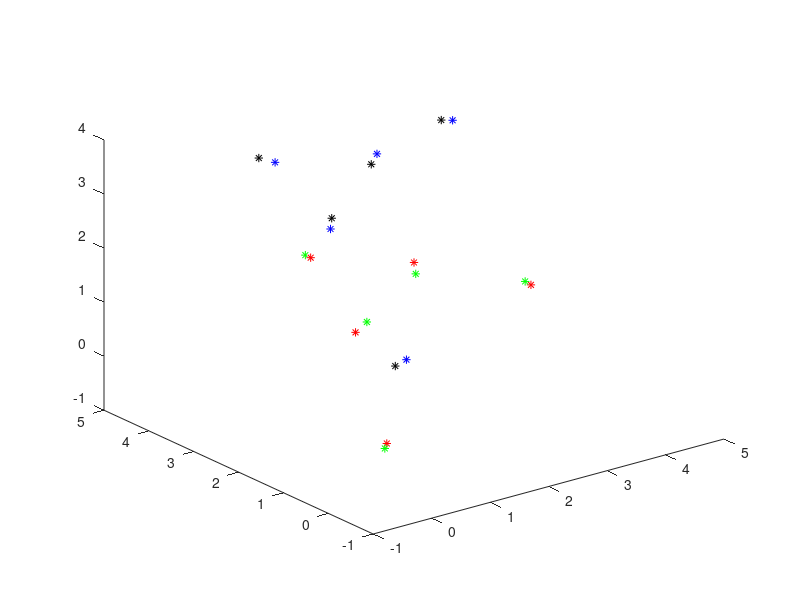

MATLAB code for this plot:
clear

Xb = [0, 2, 1, 4, 1;
      0, 2, 3, 2, 2;
      0, 2, 2, 1, 1];
  
x_std = 0.2;
y_std = 0.2;
z_std = 0.2;
trans_scale = 1;
rot_scale = 1;

a = 0.3;
R1ba = [ cos(a),-sin(a), 0     ;
         sin(a), cos(a), 0     ;
         0     , 0     , 1     ];
b = 0.3;
R2ba = [ cos(b), 0     ,-sin(b);
         0     , 1     , 0     ;
         sin(b), 0     , cos(b)];
c = 0.3;
R3ba = [ 1     , 0     , 0     ;
         0     , cos(c),-sin(c);
         0     , sin(c), cos(c)];

Rba = R1ba*R2ba*R3ba;
     
Tba = [1;2;1];

CentXb = [mean(Xb(1,:));
          mean(Xb(2,:));
          mean(Xb(3,:))];

for i = 1:length(Xb)
    Xex(:,i) = (Rba*(Xb(:,i)-CentXb))+CentXb+Tba;
    Xa(:,i) = Xex(:,i)+[randn*x_std;randn*y_std;randn*z_std];
end



CentXa = [mean(Xa(1,:));
          mean(Xa(2,:));
          mean(Xa(3,:))];
      
H = zeros(3);
      
for i = 1:length(Xb)
    H = H + (Xa(:,i)-CentXa)*(Xb(:,i)-CentXb)';    
end

[Usvd,Ssvd,Vsvd] = svd(H);
Rab = real(Vsvd*Usvd');

[Veig,Deig] = eig(Rab);
Rab_scale = real(Veig*(Deig^rot_scale)*inv(Veig));

Tab = CentXb-CentXa;
Tab_scale = Tab*trans_scale;


for i = 1:length(Xb)
    Xc(:,i) = (Rab_scale*(Xa(:,i)-CentXa))+CentXa+Tab_scale;
end

plot3(Xb(1,:),Xb(2,:),Xb(3,:),'*r',Xex(1,:),Xex(2,:),Xex(3,:),'*b',Xa(1,:),Xa(2,:),Xa(3,:),'*k',Xc(1,:),Xc(2,:),Xc(3,:),'*g');

